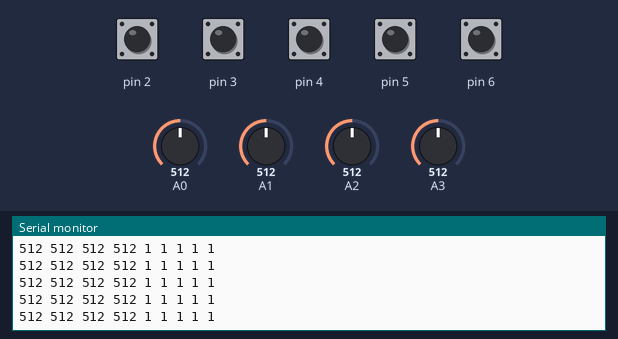
The sketch below on a simulated Arduino Uno, built with avr-gcc and run on an emulated ATmega328P. On the bench: the last lines printed to the serial monitor. Inputs (shaded band) come from the test bench; at power-on: pin 2–6 HIGH, A3 = 512, A0 = 512, A1 = 512, A2 = 512.

Above: at 1.2 s.
1.3 s: A3 set to 30
At 2.3 s:
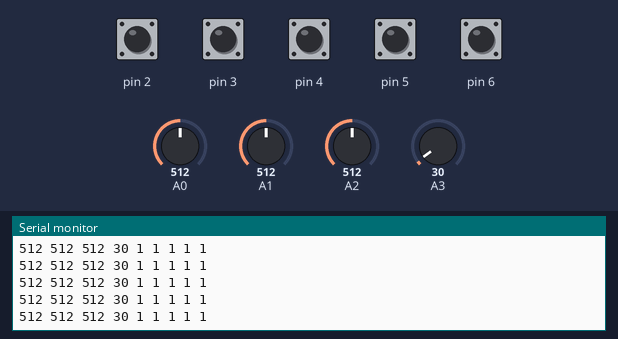
4.3 s: A0 set to 30
At 5.0 s:
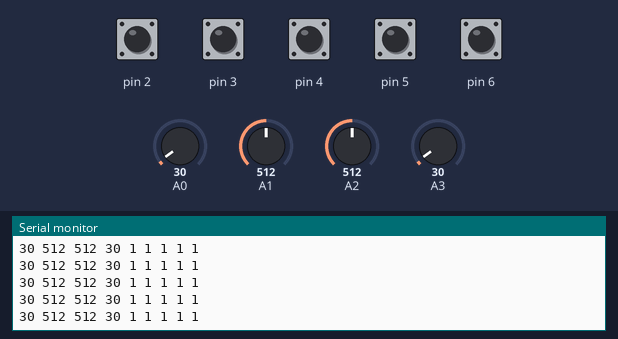
7.3 s: A1 set to 716
At 8.0 s:
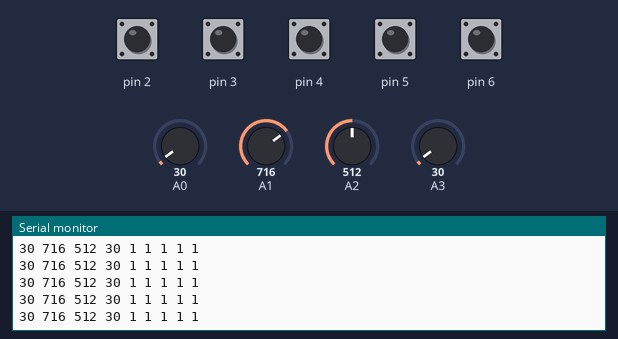
8.8 s: A0 set to 306
At 9.9 s:
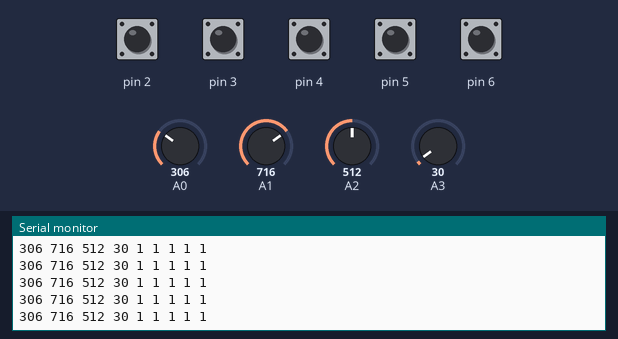
11.8 s: A1 set to 30
At 12.4 s:
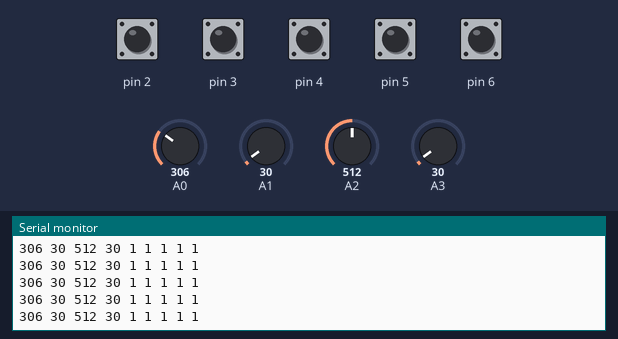
14.8 s: A2 set to 716
At 15.7 s:
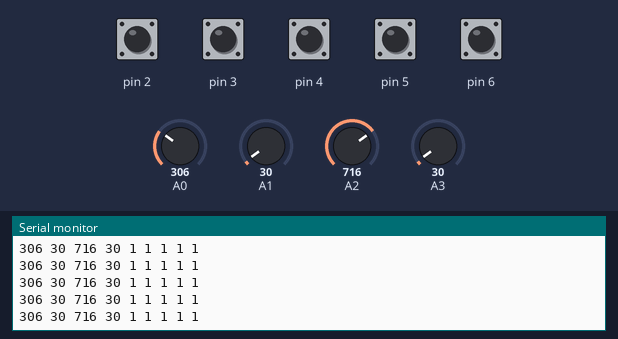
Timing chart, 0 to 17.3 s (numbered marks = the images above; inputs shaded):
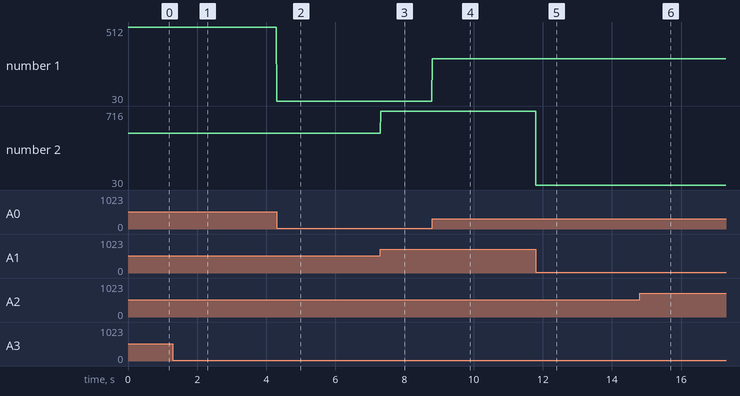

Measured:
- after the input at 1.3 s, the serial monitor: prints a new line at once (image 1)
- after the input at 4.3 s, the serial monitor: prints a new line at once (image 2)
- after the input at 7.3 s, the serial monitor: prints a new line at once (image 3)
- after the input at 8.8 s, the serial monitor: prints a new line at once (image 4)
- after the input at 11.8 s, the serial monitor: prints a new line at once (image 5)
- after the input at 14.8 s, the serial monitor: prints a new line at once (image 6)
- plotted number 1: 30 → 306 after the input at 8.8 s
- plotted number 2: 512 → 716 after the input at 7.3 s

The sketch:

sketch_apr09a_botones_pot.ino
```cpp
// 7 botones, 4 pots

void setup()
{
  //este loop es para leer los botones
  //modificar el loop para agregar mas botones
  for(int i = 2; i <= 6; i++)
  {
    pinMode(i, INPUT);
    digitalWrite(i, HIGH);
  }
  Serial.begin(115200);
}

void loop()
{
  //el primer analogo no lleva caracter en blanco
  Serial.print(analogRead(0));
  //lleva caracter en blanco
  Serial.print(' '); // elimine BYTE no se soporta mas
  Serial.print(analogRead(1));

  Serial.print(' ');
  Serial.print(analogRead(2));

  Serial.print(' ');
  Serial.print(analogRead(3));

  //aqui empiezan los botones
  Serial.print(' ');
  Serial.print(digitalRead(2));

  Serial.print(' ');
  Serial.print(digitalRead(3));

  Serial.print(' ');
  Serial.print(digitalRead(4));

  Serial.print(' ');
  Serial.print(digitalRead(5));

  Serial.print(' ');
  Serial.print(digitalRead(6));

  Serial.println();
  delay(10);
}
```
